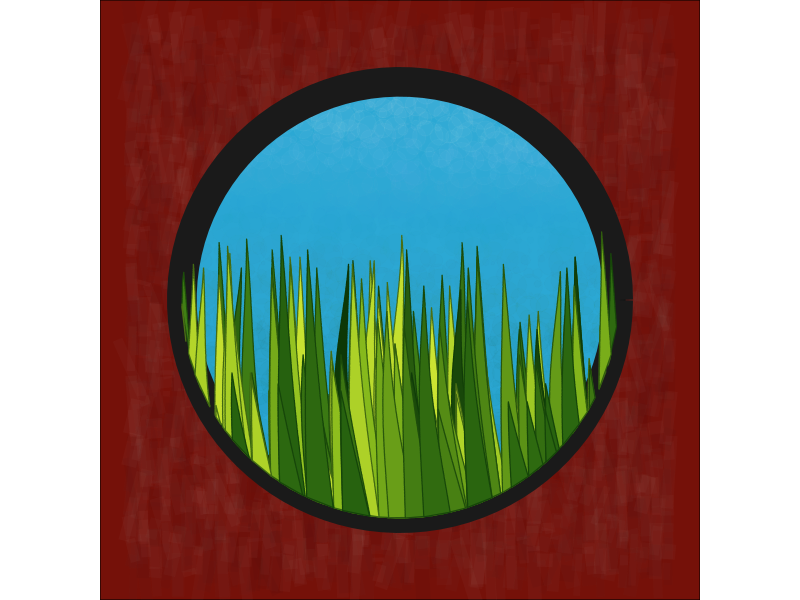

Write R code to recreate this figure.
## ---- chunk 1
#=============================================================================#
#Library Load-in---------------------------------------------------------------
#=============================================================================#
library(dplyr) #Data wrangling
library(purrr) #list manipulation
library(ggplot2) #Plotting
library(sp) #polygon manipulation

#=============================================================================#
#Data Set up-------------------------------------------------------------------
#=============================================================================#

#Amount of grass blades desired#
n = 150

#Grass height/size#
grass_height = sample(seq(3,6.25, length.out = 50), n, replace = TRUE)
grass_level = 1

#Grass "waviness"
waviness = sample(seq(5,50, length.out = 25), n, replace = TRUE)

#Grass wave direction#
direction = c("left", "right")

#Color options#
grass_color = c("#A3CB25", "#CEE633", "#88BB1D", "#26610F", "#428115","#0C3607")
border_color = map_chr(grass_color, ~colorRampPalette(c(.x, "#0C3607"))(10)[7])
sky_color = c("#003D59", "#167070", "#44857D", "#2BA8D4")

#X scale transformations#
x_trans <- sample(seq(1,9, length.out = 50), n, replace = TRUE)

#List options for iterations#
list_opts <- list(grass_height,
                  grass_level,
                  waviness,
                  x_trans,
                  colorRampPalette(grass_color)(n),
                  colorRampPalette(border_color)(n),
                  1:n)

#Angle setting for circle
theta <- seq(0,2*pi, length.out = 100)


#=============================================================================#
#Data Compilation--------------------------------------------------------------
#=============================================================================#

#circle data for the "window"
circle <- tibble(x = (cos(theta)*4) + 5,
                 y = (sin(theta)*4) + 5)

#Grass data compilation#
grass <- pmap_df(list_opts, ~tibble(y = c(seq(..2,..1,length.out = 1000),
                                          seq(..1,..2, length.out = 1000),
                                          ..2),
                                    x = cos(y)/..3) |>
                   mutate(x = x + c(rep(0,1000),
                                    seq(0,.5, length.out = 1000),
                                    0),
                          group = paste0("plant",..7),
                          fill = ..5,
                          color = ..6,
                          x = x + ..4)) |>
  mutate(logic = point.in.polygon(x,y, circle$x, circle$y)) |>
  filter(logic == 1)


#Cloud Data#
texture <- tibble(expand.grid(x = seq(0,10, length.out = 50),
                  y = seq(0,10, length.out = 50))) |>
  mutate(logic = sp::point.in.polygon(x,y, circle$x, circle$y)) |>
  filter(logic == 1) 

texture <- texture |>
  arrange(y) |>
  mutate(color = colorRampPalette(c(sky_color, "#ffffff"))(nrow(texture)))

#Background Data
back_texture <- tibble(expand.grid(x = seq(0,10, length.out = 50),
                                y = seq(0,10, length.out = 50)))

#=============================================================================#
#Final Piece-------------------------------------------------------------------
#=============================================================================#

grass |>
  ggplot(aes(x,y, group = group))+
  theme_void()+
  theme(plot.background = element_rect(fill = "#751109"))+
  geom_path(data = back_texture, 
            aes(group = y), 
            alpha = .03,
            position = position_jitter(width = .05, height = .04),
            linewidth = sample(seq(1,25, length.out = nrow(back_texture))), 
            color = sample(colorRampPalette(c("#000000", "#ffffff"))(nrow(back_texture))))+
  geom_polygon(data = circle, aes(x,y), 
               inherit.aes = FALSE, 
               fill = sky_color[4], 
               color = "#000000", 
               linewidth =5)+
  geom_point(data = texture, aes(x,y, group = x),
             position = position_jitter(width =.05, height = .06), 
             color = texture$color, 
             inherit.aes = FALSE,  
             size = sample(1:10, nrow(texture), replace = TRUE), 
             alpha = .04)+
  geom_path(data = circle, aes(x,y), 
            inherit.aes = FALSE, 
            color = "#1a1a1a", 
            linewidth = 10)+
  geom_polygon(fill = grass$fill, 
               color = grass$color, 
               linewidth = .4, 
               position = position_jitter(width = .003, height = .001))+
  coord_equal(xlim = c(0,10), 
              ylim = c(0,10))

#To save output:
# ggsave("images/05.png",
#        dev = "png",
#        dpi = 300,
#        bg = "transparent")
